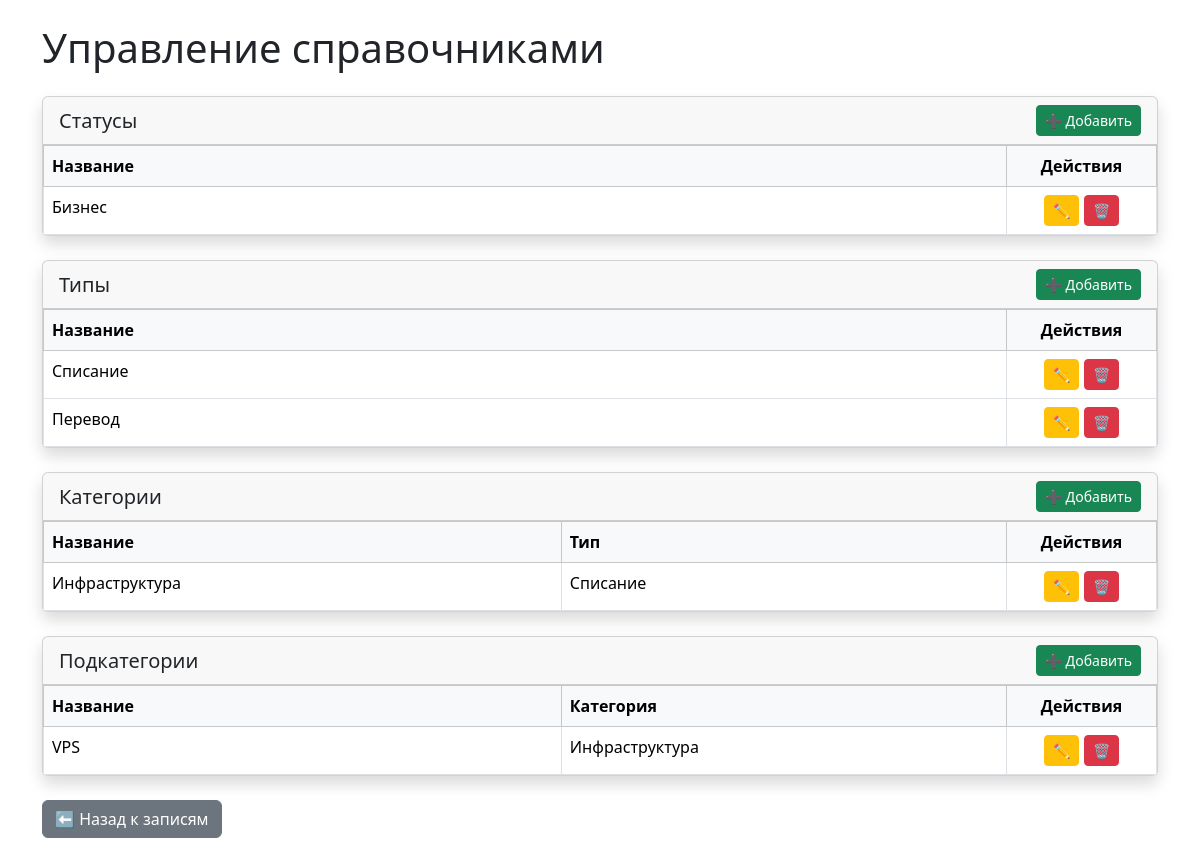
Page /dictionaries/ on the earlier database version.
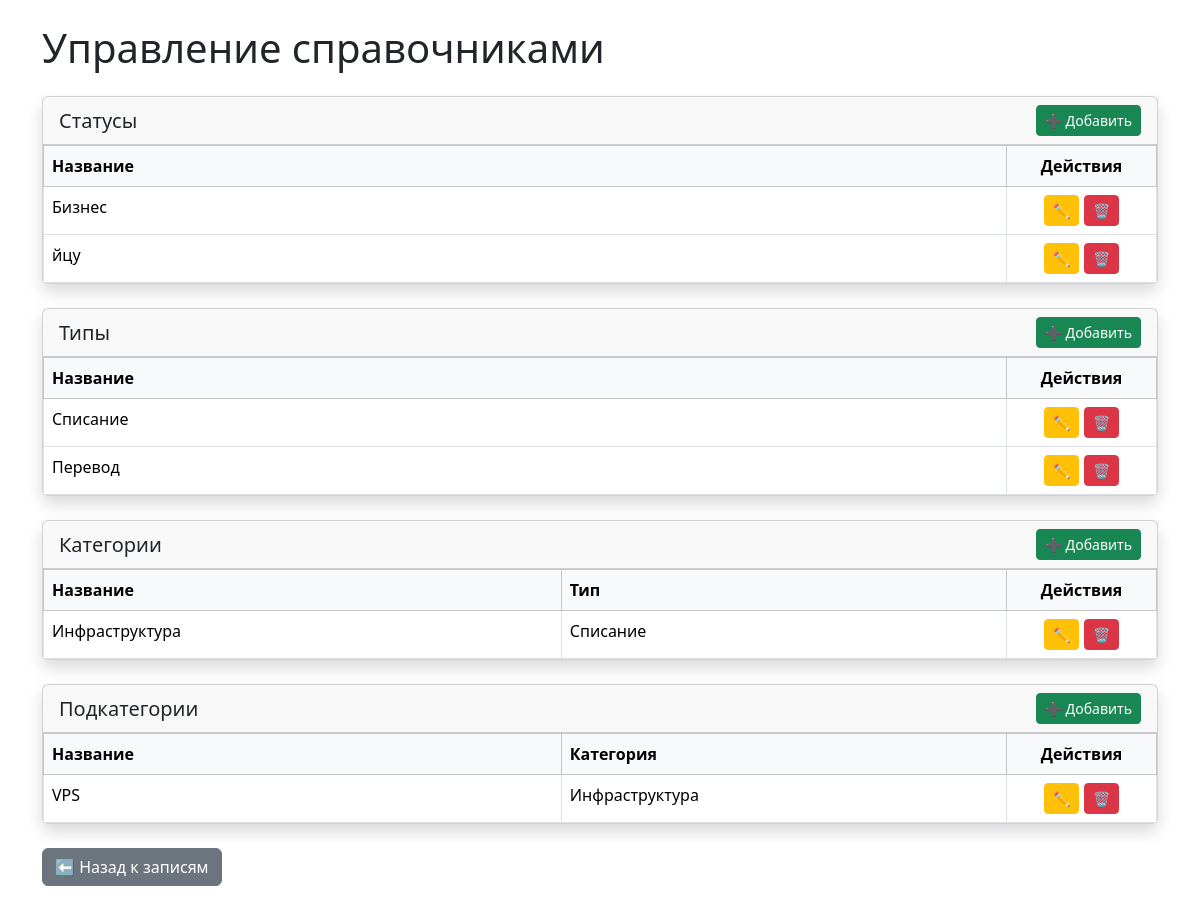
Same page on the later database version.
### mainApp/models.py (models this page shows, shortened)
class Status(models.Model):
    name = models.CharField(max_length=100, unique=True)

class Type(models.Model):
    name = models.CharField(max_length=100, unique=True)

class Category(models.Model):
    name = models.CharField(max_length=100, unique=True)
    type = models.ForeignKey(Type, on_delete=models.CASCADE, related_name='categories')

class SubCategory(models.Model):
    name = models.CharField(max_length=100)
    category = models.ForeignKey(Category, on_delete=models.CASCADE, related_name='subcategories')

### mainApp/views.py (the view, shortened to what this page needs)
# urls.py: path('dictionaries/', views.DictionariesUnifiedView.as_view(), name='dictionaries_unified'),
class DictionariesUnifiedView(View):
    template_name = "cashflow/dictionaries_unified.html"
    def get(self, request):
        return render(request, self.template_name, {
            "statuses": Status.objects.all(),
            "types": Type.objects.all(),
            "categories": Category.objects.all(),
            "subcategories": SubCategory.objects.all(),
        })

### mainApp/templates/cashflow/dictionaries_unified.html (shortened to what this page needs)
<!DOCTYPE html>
<html lang="ru">
<head>
    <link href="https://cdn.jsdelivr.net/npm/bootstrap@5.3.3/dist/css/bootstrap.min.css" rel="stylesheet">
</head>
<body class="container py-4">
    <h1 class="mb-4">Управление справочниками</h1>
    <div class="card shadow mb-4">
        <div class="card-header d-flex justify-content-between align-items-center">
            <h5 class="mb-0">Статусы</h5>
            <button class="btn btn-success btn-sm" data-bs-toggle="modal" data-bs-target="#addStatus">➕ Добавить</button>
        </div>
        <div class="card-body p-0">
            <table class="table table-hover table-bordered mb-0">
                <thead class="table-light">
                    <tr>
                        <th>Название</th>
                        <th class="text-center" style="width:150px;">Действия</th>
                    </tr>
                </thead>
                <tbody>
                {% for s in statuses %}
                    <tr>
                        <td>{{ s.name }}</td>
                        <td class="text-center">
                            <button class="btn btn-warning btn-sm" data-bs-toggle="modal" data-bs-target="#editStatus{{ s.id }}">✏️</button>
                            <button class="btn btn-danger btn-sm" data-bs-toggle="modal" data-bs-target="#deleteStatus{{ s.id }}">🗑</button>
                        </td>
                    </tr>
                {% empty %}
                    <tr><td colspan="2" class="text-center">Нет данных</td></tr>
                {% endfor %}
                </tbody>
            </table>
        </div>
    </div>
    <div class="card shadow mb-4">
        <div class="card-header d-flex justify-content-between align-items-center">
            <h5 class="mb-0">Типы</h5>
            <button class="btn btn-success btn-sm" data-bs-toggle="modal" data-bs-target="#addType">➕ Добавить</button>
        </div>
        <div class="card-body p-0">
            <table class="table table-hover table-bordered mb-0">
                <thead class="table-light">
                    <tr>
                        <th>Название</th>
                        <th class="text-center" style="width:150px;">Действия</th>
                    </tr>
                </thead>
                <tbody>
                {% for t in types %}
                    <tr>
                        <td>{{ t.name }}</td>
                        <td class="text-center">
                            <button class="btn btn-warning btn-sm" data-bs-toggle="modal" data-bs-target="#editType{{ t.id }}">✏️</button>
                            <button class="btn btn-danger btn-sm" data-bs-toggle="modal" data-bs-target="#deleteType{{ t.id }}">🗑</button>
                        </td>
                    </tr>
                {% empty %}
                    <tr><td colspan="2" class="text-center">Нет данных</td></tr>
                {% endfor %}
                </tbody>
            </table>
        </div>
    </div>
    <div class="card shadow mb-4">
        <div class="card-header d-flex justify-content-between align-items-center">
            <h5 class="mb-0">Категории</h5>
            <button class="btn btn-success btn-sm" data-bs-toggle="modal" data-bs-target="#addCategory">➕ Добавить</button>
        </div>
        <div class="card-body p-0">
            <table class="table table-hover table-bordered mb-0">
                <thead class="table-light">
                    <tr>
                        <th>Название</th>
                        <th style="width:40%;">Тип</th>
                        <th class="text-center" style="width:150px;">Действия</th>
                    </tr>
                </thead>
                <tbody>
                {% for c in categories %}
                    <tr>
                        <td>{{ c.name }}</td>
                        <td>{{ c.type.name }}</td>
                        <td class="text-center">
                            <button class="btn btn-warning btn-sm" data-bs-toggle="modal" data-bs-target="#editCategory{{ c.id }}">✏️</button>
                            <button class="btn btn-danger btn-sm" data-bs-toggle="modal" data-bs-target="#deleteCategory{{ c.id }}">🗑</button>
                        </td>
                    </tr>
                {% empty %}
                    <tr><td colspan="3" class="text-center">Нет данных</td></tr>
                {% endfor %}
                </tbody>
            </table>
        </div>
    </div>
    <div class="card shadow mb-4">
        <div class="card-header d-flex justify-content-between align-items-center">
            <h5 class="mb-0">Подкатегории</h5>
            <button class="btn btn-success btn-sm" data-bs-toggle="modal" data-bs-target="#addSubcategory">➕ Добавить</button>
        </div>
        <div class="card-body p-0">
            <table class="table table-hover table-bordered mb-0">
                <thead class="table-light">
                    <tr>
                        <th>Название</th>
                        <th style="width:40%;">Категория</th>
                        <th class="text-center" style="width:150px;">Действия</th>
                    </tr>
                </thead>
                <tbody>
                {% for sc in subcategories %}
                    <tr>
                        <td>{{ sc.name }}</td>
                        <td>{{ sc.category.name }}</td>
                        <td class="text-center">
                            <button class="btn btn-warning btn-sm" data-bs-toggle="modal" data-bs-target="#editSubcategory{{ sc.id }}">✏️</button>
                            <button class="btn btn-danger btn-sm" data-bs-toggle="modal" data-bs-target="#deleteSubcategory{{ sc.id }}">🗑</button>
                        </td>
                    </tr>
                {% empty %}
                    <tr><td colspan="3" class="text-center">Нет данных</td></tr>
                {% endfor %}
                </tbody>
            </table>
        </div>
    </div>
    <div class="mb-3">
        <a href="{% url 'cashflow_list' %}" class="btn btn-secondary">⬅ Назад к записям</a>
    </div>
</body>
</html>

Differences in the rows shown:
added Status: name "йцу"
